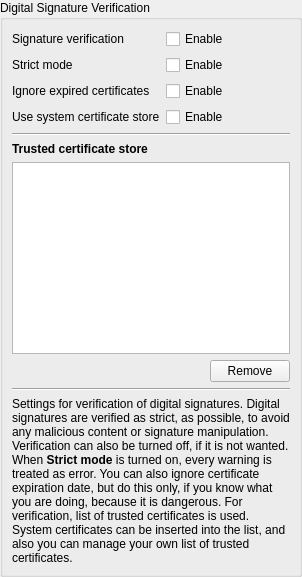
       <widget class="QWidget" name="signaturePage">
        <layout class="QVBoxLayout" name="signaturePageLayout">
         <property name="leftMargin">
          <number>0</number>
         </property>
         <property name="topMargin">
          <number>0</number>
         </property>
         <property name="rightMargin">
          <number>0</number>
         </property>
         <property name="bottomMargin">
          <number>0</number>
         </property>
         <item>
          <widget class="QGroupBox" name="signatureGroupBox">
           <property name="title">
            <string>Digital Signature Verification</string>
           </property>
           <layout class="QVBoxLayout" name="signatureGroupBoxLayout">
            <item>
             <layout class="QGridLayout" name="signatureWidgetsLayout">
              <item row="2" column="0">
               <widget class="QLabel" name="signatureIgnoreExpiredLabel">
                <property name="text">
                 <string>Ignore expired certificates</string>
                </property>
               </widget>
              </item>
              <item row="0" column="0">
               <widget class="QLabel" name="signatureVerificationLabel">
                <property name="text">
                 <string>Signature verification</string>
                </property>
               </widget>
              </item>
              <item row="1" column="0">
               <widget class="QLabel" name="signatureStrictModeLabel">
                <property name="text">
                 <string>Strict mode</string>
                </property>
               </widget>
              </item>
              <item row="0" column="1">
               <widget class="QCheckBox" name="signatureVerificationEnableCheckBox">
                <property name="text">
                 <string>Enable</string>
                </property>
               </widget>
              </item>
              <item row="1" column="1">
               <widget class="QCheckBox" name="signatureStrictModeEnabledCheckBox">
                <property name="text">
                 <string>Enable</string>
                </property>
               </widget>
              </item>
              <item row="3" column="0">
               <widget class="QLabel" name="signatureUseSystemCertificateStoreLabel">
                <property name="text">
                 <string>Use system certificate store</string>
                </property>
               </widget>
              </item>
              <item row="2" column="1">
               <widget class="QCheckBox" name="signatureIgnoreExpiredCheckBox">
                <property name="text">
                 <string>Enable</string>
                </property>
               </widget>
              </item>
              <item row="3" column="1">
               <widget class="QCheckBox" name="signatureUseSystemCertificateStoreCheckBox">
                <property name="text">
                 <string>Enable</string>
                </property>
               </widget>
              </item>
             </layout>
            </item>
            <item>
             <widget class="Line" name="line">
              <property name="orientation">
               <enum>Qt::Horizontal</enum>
              </property>
             </widget>
            </item>
            <item>
             <widget class="QLabel" name="signatureCertificatesTableLabel">
              <property name="text">
               <string>&lt;html&gt;&lt;head/&gt;&lt;body&gt;&lt;p&gt;&lt;span style=&quot; font-weight:600;&quot;&gt;Trusted certificate store&lt;/span&gt;&lt;/p&gt;&lt;/body&gt;&lt;/html&gt;</string>
              </property>
             </widget>
            </item>
            <item>
             <widget class="QTableWidget" name="trustedCertificateStoreTableWidget">
              <property name="selectionBehavior">
               <enum>QAbstractItemView::SelectRows</enum>
              </property>
             </widget>
            </item>
            <item>
             <layout class="QHBoxLayout" name="trustedCertificateStoreButtonsLayout">
              <item>
               <spacer name="trustedCertificateStoreButtonsSpacer">
                <property name="orientation">
                 <enum>Qt::Horizontal</enum>
                </property>
                <property name="sizeHint" stdset="0">
                 <size>
                  <width>40</width>
                  <height>20</height>
                 </size>
                </property>
               </spacer>
              </item>
              <item>
               <widget class="QPushButton" name="removeCertificateButton">
                <property name="text">
                 <string>Remove</string>
                </property>
               </widget>
              </item>
             </layout>
            </item>
            <item>
             <widget class="Line" name="line_2">
              <property name="orientation">
               <enum>Qt::Horizontal</enum>
              </property>
             </widget>
            </item>
            <item>
             <widget class="QLabel" name="signatureInfoLabel">
              <property name="text">
               <string>&lt;html&gt;&lt;head/&gt;&lt;body&gt;&lt;p&gt;Settings for verification of digital signatures. Digital signatures are verified as strict, as possible, to avoid any malicious content or signature manipulation. Verification can also be turned off, if it is not wanted. When &lt;span style=&quot; font-weight:600;&quot;&gt;Strict mode&lt;/span&gt; is turned on, every warning is treated as error. You can also ignore certificate expiration date, but do this only, if you know what you are doing, because it is dangerous. For verification, list of trusted certificates is used. System certificates can be inserted into the list, and also you can manage your own list of trusted certificates. &lt;/p&gt;&lt;/body&gt;&lt;/html&gt;</string>
              </property>
              <property name="wordWrap">
               <bool>true</bool>
              </property>
             </widget>
            </item>
           </layout>
          </widget>
         </item>
        </layout>
       </widget>
